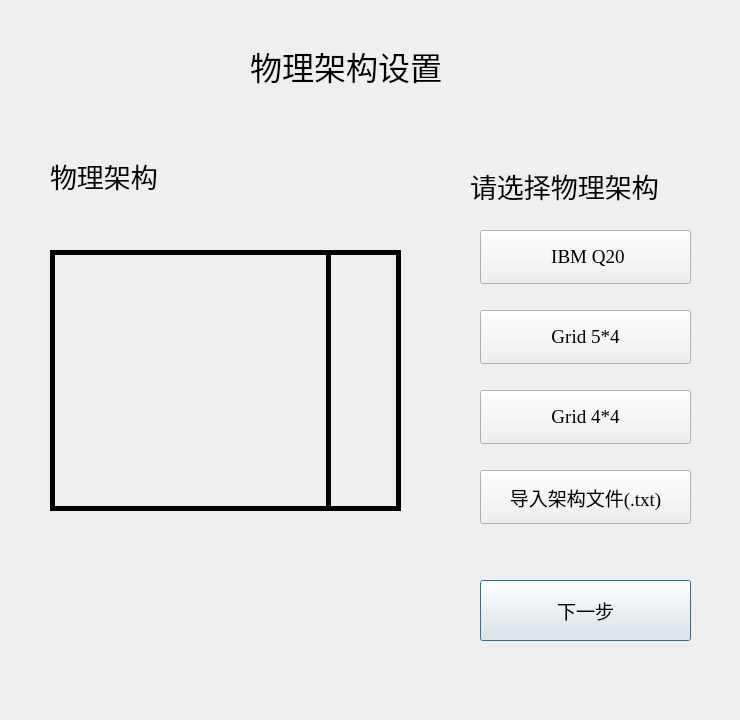
<?xml version="1.0" encoding="UTF-8"?>
<ui version="4.0">
 <class>Dialog</class>
 <widget class="QDialog" name="Dialog">
  <property name="enabled">
   <bool>true</bool>
  </property>
  <property name="geometry">
   <rect>
    <x>0</x>
    <y>0</y>
    <width>740</width>
    <height>720</height>
   </rect>
  </property>
  <property name="windowTitle">
   <string>Dialog</string>
  </property>
  <property name="autoFillBackground">
   <bool>false</bool>
  </property>
  <widget class="QPushButton" name="pushButton">
   <property name="geometry">
    <rect>
     <x>480</x>
     <y>580</y>
     <width>211</width>
     <height>61</height>
    </rect>
   </property>
   <property name="font">
    <font>
     <family>Agency FB</family>
     <pointsize>14</pointsize>
    </font>
   </property>
   <property name="text">
    <string>下一步</string>
   </property>
  </widget>
  <widget class="QLabel" name="label">
   <property name="geometry">
    <rect>
     <x>250</x>
     <y>40</y>
     <width>241</width>
     <height>51</height>
    </rect>
   </property>
   <property name="font">
    <font>
     <family>楷体</family>
     <pointsize>24</pointsize>
    </font>
   </property>
   <property name="text">
    <string>物理架构设置</string>
   </property>
  </widget>
  <widget class="QPushButton" name="pushButton_2">
   <property name="geometry">
    <rect>
     <x>480</x>
     <y>470</y>
     <width>211</width>
     <height>54</height>
    </rect>
   </property>
   <property name="font">
    <font>
     <family>Times New Roman</family>
     <pointsize>14</pointsize>
    </font>
   </property>
   <property name="text">
    <string>导入架构文件(.txt)</string>
   </property>
  </widget>
  <widget class="QPushButton" name="pushButton_3">
   <property name="geometry">
    <rect>
     <x>480</x>
     <y>230</y>
     <width>211</width>
     <height>54</height>
    </rect>
   </property>
   <property name="font">
    <font>
     <family>Times New Roman</family>
     <pointsize>14</pointsize>
    </font>
   </property>
   <property name="text">
    <string> IBM Q20</string>
   </property>
  </widget>
  <widget class="QPushButton" name="pushButton_4">
   <property name="geometry">
    <rect>
     <x>480</x>
     <y>310</y>
     <width>211</width>
     <height>54</height>
    </rect>
   </property>
   <property name="font">
    <font>
     <family>Times New Roman</family>
     <pointsize>14</pointsize>
    </font>
   </property>
   <property name="text">
    <string>Grid 5*4</string>
   </property>
  </widget>
  <widget class="QPushButton" name="pushButton_5">
   <property name="geometry">
    <rect>
     <x>480</x>
     <y>390</y>
     <width>211</width>
     <height>54</height>
    </rect>
   </property>
   <property name="font">
    <font>
     <family>Times New Roman</family>
     <pointsize>14</pointsize>
    </font>
   </property>
   <property name="text">
    <string>Grid 4*4</string>
   </property>
  </widget>
  <widget class="QLabel" name="label_3">
   <property name="geometry">
    <rect>
     <x>50</x>
     <y>250</y>
     <width>351</width>
     <height>261</height>
    </rect>
   </property>
   <property name="styleSheet">
    <string notr="true">background-image: url(:/AG/pictures/IBM_Q20.jpg);</string>
   </property>
   <property name="frameShape">
    <enum>QFrame::Box</enum>
   </property>
   <property name="lineWidth">
    <number>5</number>
   </property>
   <property name="text">
    <string/>
   </property>
  </widget>
  <widget class="QLabel" name="label_5">
   <property name="geometry">
    <rect>
     <x>50</x>
     <y>150</y>
     <width>141</width>
     <height>51</height>
    </rect>
   </property>
   <property name="font">
    <font>
     <family>楷体</family>
     <pointsize>20</pointsize>
    </font>
   </property>
   <property name="text">
    <string>物理架构</string>
   </property>
  </widget>
  <widget class="QLabel" name="label_6">
   <property name="geometry">
    <rect>
     <x>470</x>
     <y>160</y>
     <width>251</width>
     <height>51</height>
    </rect>
   </property>
   <property name="font">
    <font>
     <family>楷体</family>
     <pointsize>20</pointsize>
    </font>
   </property>
   <property name="text">
    <string>请选择物理架构</string>
   </property>
  </widget>
  <widget class="QLabel" name="label_2">
   <property name="geometry">
    <rect>
     <x>50</x>
     <y>250</y>
     <width>351</width>
     <height>261</height>
    </rect>
   </property>
   <property name="styleSheet">
    <string notr="true">background-image: url(:/AG/pictures/Grid_5_4.jpg);</string>
   </property>
   <property name="frameShape">
    <enum>QFrame::Box</enum>
   </property>
   <property name="lineWidth">
    <number>5</number>
   </property>
   <property name="text">
    <string/>
   </property>
  </widget>
  <widget class="QLabel" name="label_7">
   <property name="enabled">
    <bool>true</bool>
   </property>
   <property name="geometry">
    <rect>
     <x>50</x>
     <y>250</y>
     <width>281</width>
     <height>261</height>
    </rect>
   </property>
   <property name="styleSheet">
    <string notr="true">background-image: url(:/AG/pictures/Grid_4_4.jpg);
</string>
   </property>
   <property name="frameShape">
    <enum>QFrame::Box</enum>
   </property>
   <property name="frameShadow">
    <enum>QFrame::Plain</enum>
   </property>
   <property name="lineWidth">
    <number>5</number>
   </property>
   <property name="midLineWidth">
    <number>0</number>
   </property>
   <property name="text">
    <string/>
   </property>
  </widget>
  <zorder>label_2</zorder>
  <zorder>pushButton</zorder>
  <zorder>label</zorder>
  <zorder>pushButton_2</zorder>
  <zorder>pushButton_3</zorder>
  <zorder>pushButton_4</zorder>
  <zorder>pushButton_5</zorder>
  <zorder>label_3</zorder>
  <zorder>label_5</zorder>
  <zorder>label_6</zorder>
  <zorder>label_7</zorder>
 </widget>
 <resources>
  <include location="pics.qrc"/>
 </resources>
 <connections/>
</ui>
